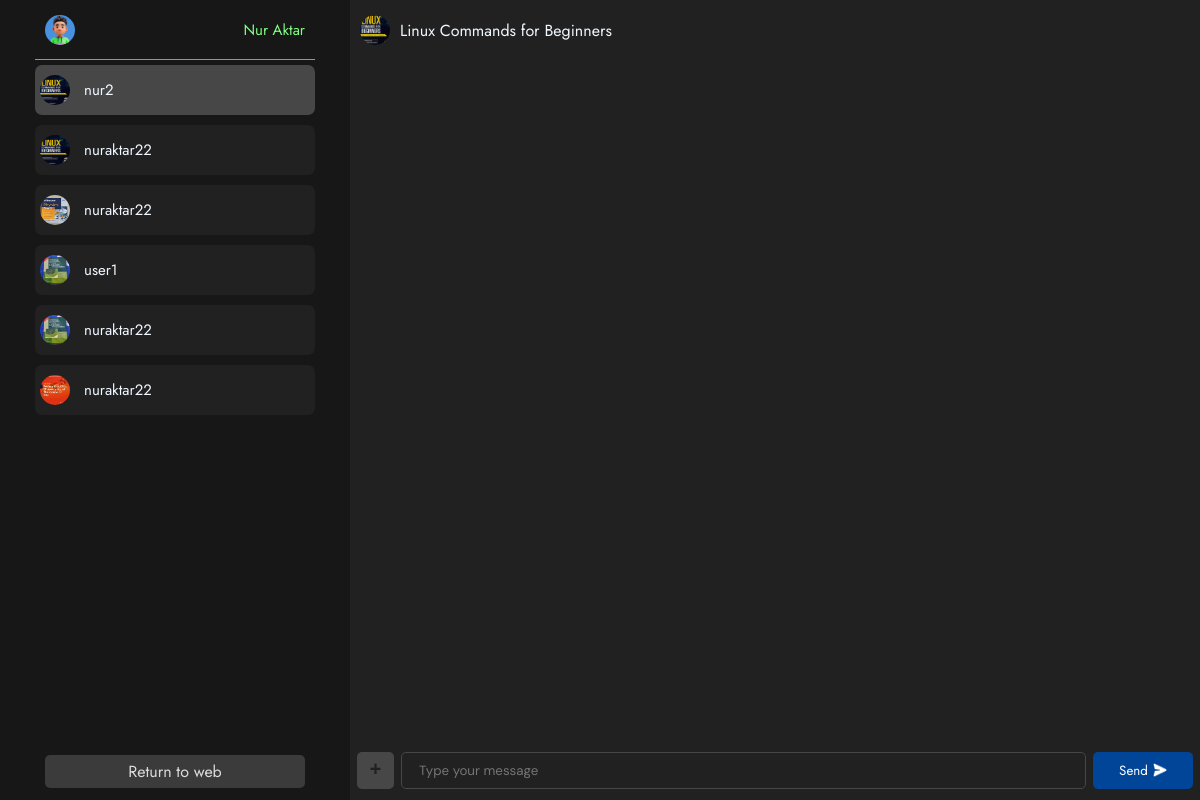
Page /chat.php (signed in) on the committed database.
### tables this page shows
CREATE TABLE `u_1703328219` (
  `id` int(11) NOT NULL,
  `user_name` varchar(255) NOT NULL,
  `book_name` varchar(255) NOT NULL,
  `bookid` int(11) NOT NULL,
  `image` varchar(255) NOT NULL,
  `m_table` varchar(255) NOT NULL,
  `time` timestamp NOT NULL DEFAULT current_timestamp(),
  `selling` tinyint(1) NOT NULL
);

### login_check.php (called while the page is built, shortened)
<?php
if(isset($_SESSION['userid'])){
    $uname_log = $_SESSION['uname_log'];
    $userid = $_SESSION['userid'];
}
else{
    $display = true;
    $uname_log = "";
}
?>

### chat.php (the view, shortened to what this page needs)
<?php
include_once "login_check.php";
include_once "db_conn.php";
$sql = "SELECT u_table FROM user_reg WHERE email='$userid'";
$res = mysqli_query($conn,$sql);
$row = mysqli_fetch_assoc($res);
$u_table = $row['u_table'];
$people_list = array();
$sql = "SELECT * FROM $u_table ORDER BY id desc";
$res = mysqli_query($conn,$sql);
?>
<!DOCTYPE html>
<html lang="en">
<head>
    <link rel="stylesheet" href="chat.css">
</head>
<body>
    <div class="container">
        <div id="people" class="people">
            <div class="self"><img src="images/avatar.jpg" alt="pfp"><span><?php echo $uname_log; ?></span></div>
            <?php
            while($row = mysqli_fetch_assoc($res)){
                array_push($people_list,$row['m_table']);
            ?>
            <div <?php echo 'onclick="load_chat('."'".$row['m_table']."',"."'".$row['selling']."',"."'".$row['book_name']."',"."'".$row['bookid']."',"."'".$row['image']."'".')"'; ?> class="msg"><img <?php echo "src = 'uploads/".$row['image']."'"; ?> alt="pfp"><span><?php echo $row['user_name']; ?></span></div>
            <?php
            }
            mysqli_data_seek($res,0);
            $row = mysqli_fetch_assoc($res);
            ?>
            <a href="index.php" class="return_btn">Return to web</a>
        </div>
        <div class="chatArea">
            <div class="nav">
                <img onclick="view_book_img(event)" id="chat_heading_img" <?php echo "src = 'uploads/".$row['image']."'"; ?> alt="user_image">
                <span id="chat_heading"><?php echo $row['book_name']; $first_m_table = $row['m_table']; $selling = $row['selling']; $sql = "SELECT * FROM $first_m_table";    $res = mysqli_query($conn,$sql); ?></span>
            </div>
            <div id="messageScroll" class="messageScroll">
            </div>
            <div class="typeArea">
                <div class="typeInsert">+</div>
                <input id="message" autocomplete="off" placeholder="Type your message" type="text" onkeypress="enter(event)">
                <button onclick="send_msg()">Send <img src="images/send.png" alt="a"/> </button>
            </div>
        </div>
    </div>
</body>
</html>

### chat.css (style rules this page uses)
*,html { margin: 0; padding: 0; box-sizing: border-box; outline: none; font-family: jost; }
.container { display: flex; width: 100%; height: 100vh; }
.people { overflow-y: auto; display: flex; flex-direction: column; align-items: center; width: 350px; background-color: #171717; height: 100%; }
.self { display: flex; margin:0 5px; width: 80%; height: 60px; text-align: center; color: aliceblue; justify-content: space-between; align-items: center; padding: 10px; color: rgb(129, 255, 129); width: 80%; border-bottom: 1px solid rgb(150, 150, 150); }
.msg { cursor: pointer; display: flex; margin: 5px; width: 80%; height: 50px; background-color: #212121; text-align: left; color: aliceblue; align-items: center; border-radius: 7px; padding: 5px; flex-wrap: wrap; flex-direction: column; align-content: flex-start; justify-content: center; }
.people .self span { width: fit-content; }
.people div img { width: 30px; height: 30px; border-radius: 50%; }
.people div span { font-size: 15px; white-space: break-spaces; height: 40px; width: 80%; overflow: hidden; padding-left: 14px; display: flex; align-items: center; }
.chatArea { overflow: hidden; display: flex; flex-direction: column; width: calc(100% - 350px); }
.nav { display: flex; align-items: center; height: 60px; width: 100%; background-color: #212121; color: aliceblue; }
.nav img { height: 30px; width: 30px; object-fit: cover; border-radius: 50%; margin: 0 10px; }
.messageScroll { background-blend-mode: soft-light; overflow-y: auto; width: 100%; flex:1; display: flex; flex-direction: column; background-color: #212121; }
.typeArea { height: 60px; width: 100%; display: flex; align-items: center; background-color: #212121; }
.typeInsert { width: 37px; height: 37px; display: flex; color: #212121; background-color: #474747; font-size: 20px; font-family: 'Courier New', Courier, monospace; font-weight: bolder; justify-content: center; align-items: center; border: none; border-radius: 5px; margin: 0 7px; }
.typeArea input { font-family: dm sans; flex: 1; height: 37px; background-color: #212121; color: white; outline: none; border: 1px solid #474747; border-radius: 5px; padding: 10px 17px; }
.typeArea button { cursor: pointer; width: 100px; height: 37px; padding: 0 15px; color: white; background-color: #004597; border-radius: 5px; border: none; outline: none; margin: 0 7px; text-align: center; display: flex; justify-content: center; align-items: center; }
.typeArea img { height: 14px; filter: invert(); padding-left: 5px; }
.active_pep { background-color: #474747; }
.return_btn { bottom: 12px; position: fixed; text-align: center; color: #dbdbdb; text-decoration: none; background-color: #3b3b3b; width: 260px; padding: 5px 10px; border-radius: 5px; }
#chat_heading_img { cursor: pointer; }

### rows in the picture
u_1703328219: image (picture), user_name "nur2"
u_1703328219: image (picture), user_name "nuraktar22"
u_1703328219: image (picture), user_name "nuraktar22"
u_1703328219: image (picture), user_name "user1"
u_1703328219: image (picture), user_name "nuraktar22"
u_1703328219: image (picture), user_name "nuraktar22"

### other values in the picture
$uname_log "Nur Aktar"
